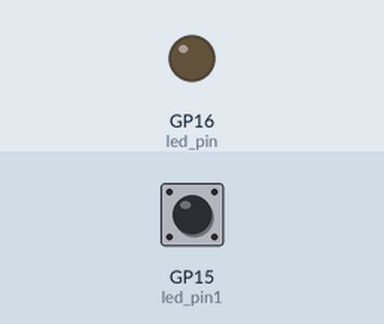
Simulated run of this program. Board: Raspberry Pi Pico running MicroPython. Shown: output pins drawn as LEDs (lit = HIGH). Dashed ring = blinking. Inputs (shaded band) come from the test bench; at power-on: GP15 (led_pin1) LOW. What the program prints to the serial console is not drawn.

Above: at 1.2 s.
1.3 s: GP15 (led_pin1) pulled HIGH for 1 s
At 1.55 s:
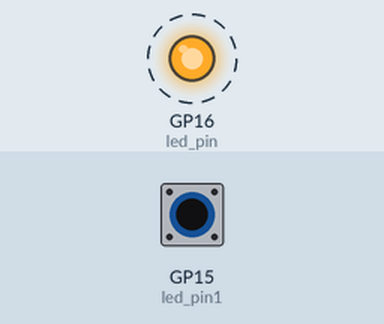
4.3 s: GP15 (led_pin1) pulled HIGH for 3.2 s
At 7.9 s:
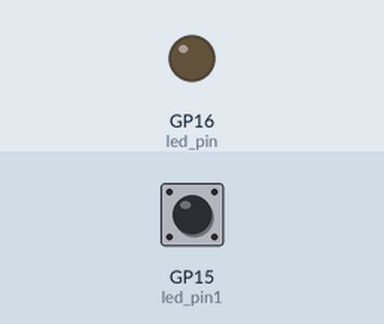
Timing chart, 0 to 9.4 s (numbered marks = the images above; inputs shaded):
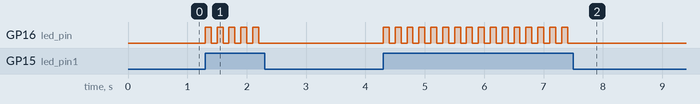

Measured:
- after the input at 1.3 s, GP16 (led_pin): alternates HIGH for 0.10 s and LOW for 0.10 s, 10 changes in all, then stays LOW, starting at once
- after the input at 4.3 s, GP16 (led_pin): alternates HIGH for 0.10 s and LOW for 0.10 s, 32 changes in all, then stays LOW, starting at once

The program:

led-with-button.py
```python
import utime
from machine import Pin

led_pin = machine.Pin(16, machine.Pin.OUT)
led_pin1= machine.Pin(15, machine.Pin.OUT)
button = machine.Pin(15, Pin.IN, Pin.PULL_DOWN)

def blink():
    led_pin.value(1)
    utime.sleep(0.1)
    led_pin.value(0)
    utime.sleep(0.1)

def blink1():
    led_pin1.value(1)
    utime.sleep(0.1)
    led_pin1.value(0)
    utime.sleep(0.1)

while True:
    if button.value() ==1:
        print(button.value())
        blink()
    print(button.value())
led_pin.value(0)
led_pin1.value(0)
```
